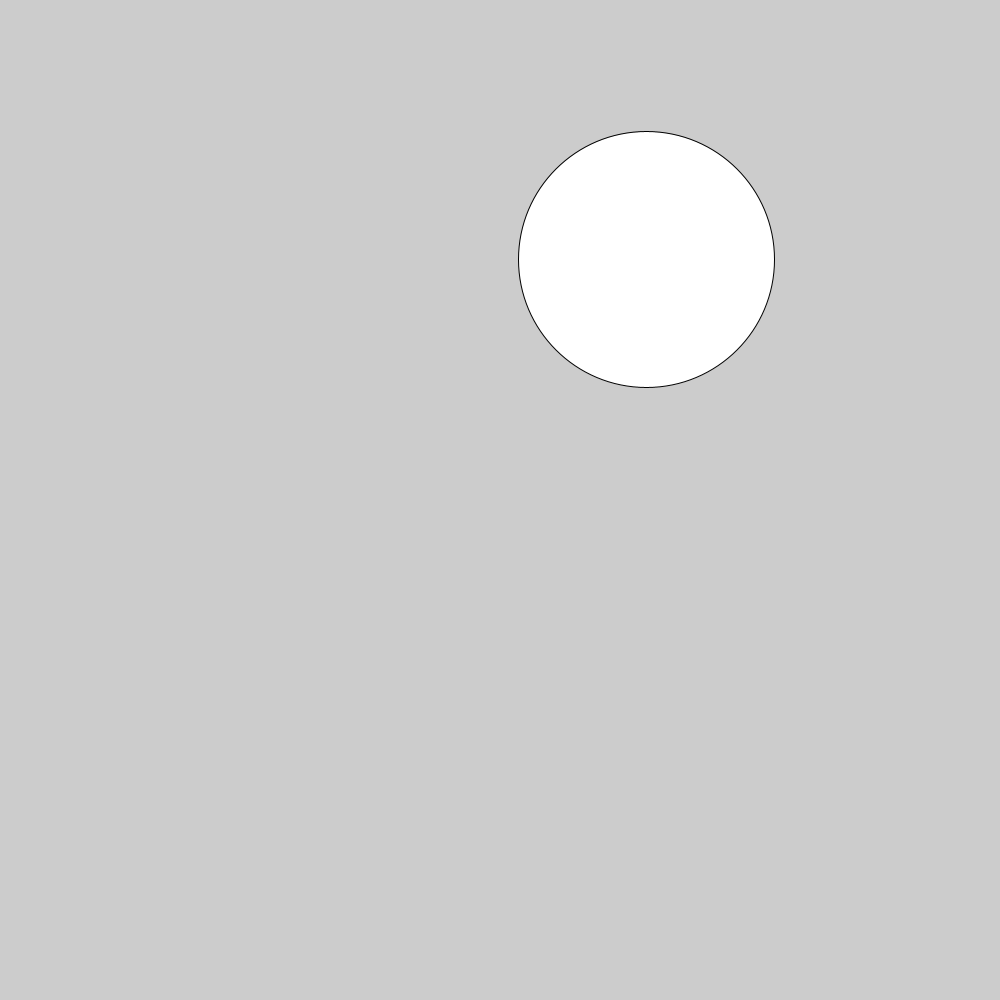
Frame 1 (no input)
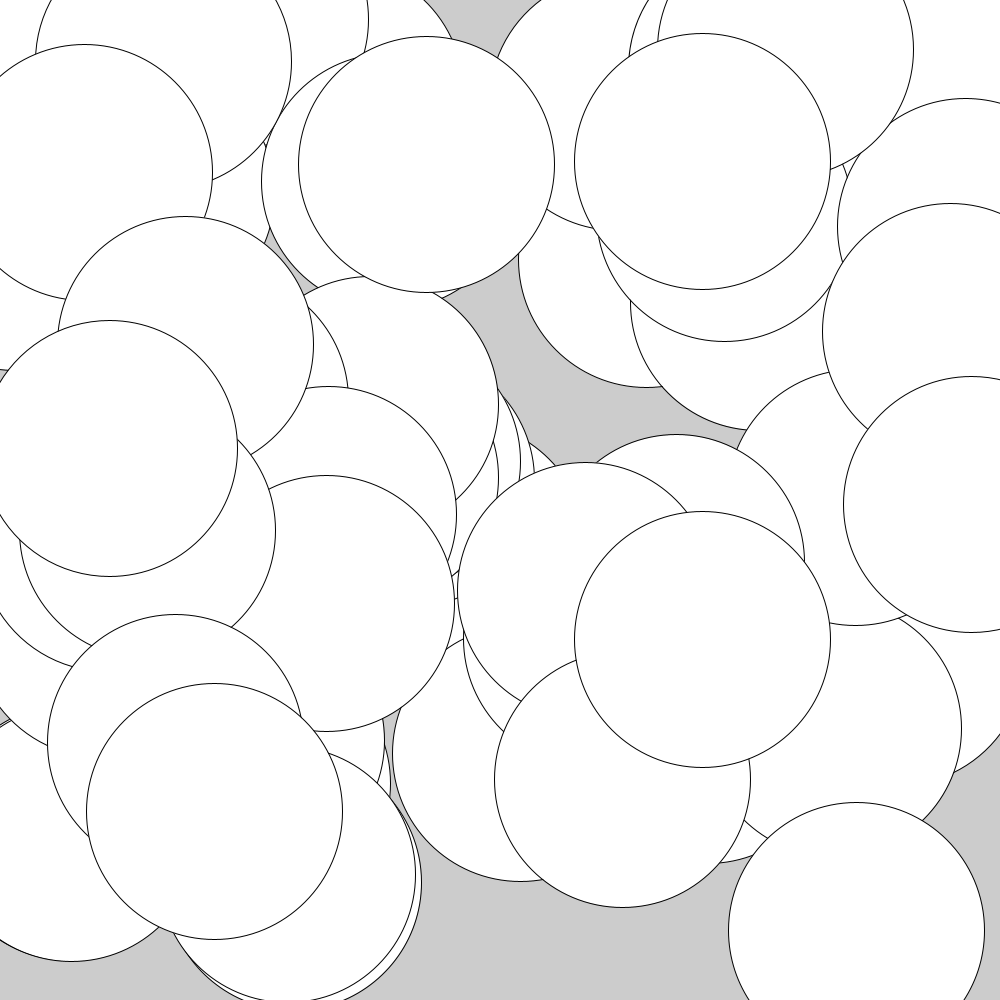
Frame 60 (the mouse pressed at the canvas centre just before this capture)
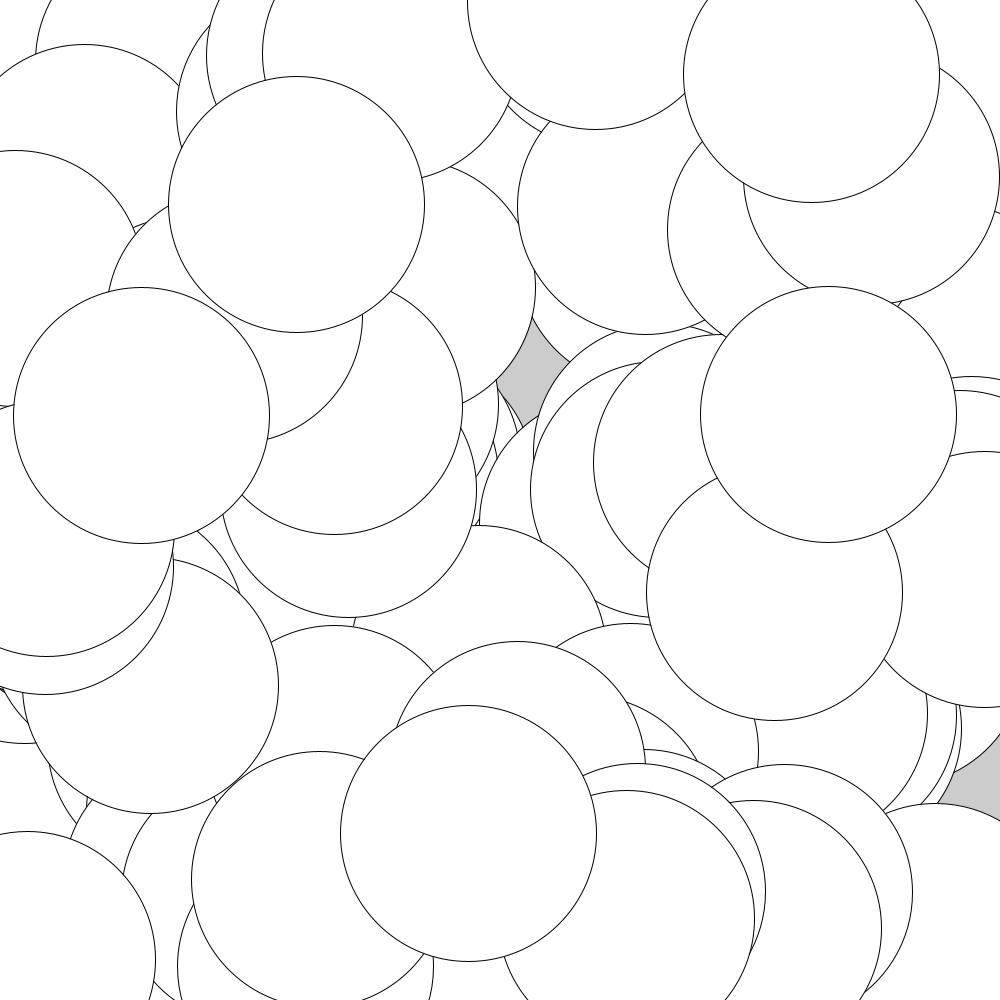
Frame 120 (the mouse held since frame 60 and released just before this capture)

The Processing sketch that drew these frames (run headless with seeded random() and noise(); from frame 60 on, the mouse is pressed at the canvas centre):

// Processing sketch: Mandagsopgave_2_2
// ── Mandagsopgave_2_2.pde
/* Opgave 2: Kald en metode og brug returværdien
Lav en program med en metode, som kan udregne kvadratet af et tal (tallet ganget med sig selv). Det nye tal (kvadratet) skal bruges til at bestemme størrelsen af en cirkel.
lav en metode public int numberSquared(int i). Metoden skal tage en int som parameter og returnere kvadratet af denne int (dvs. tallet gange med sig selv). Kalder man metoden med tallet 4 skal den altså 
returnere tallet 16.
kald metoden fra setup() og gem returværdien i en variabel.
tegn en cirkel og brug variablen til at angive størrelsen af cirklen.
brug en forløkke til at kalde metoden numberSquared(int i) flere gange og tegn cirkler med varierende størrelser. */


void setup() {
  size(1000,1000);

  
}

void draw() {
  int i;
 for(i = 0; i <= 15; i++);
  ellipse(random(1000),random(1000),numberSquared(i),numberSquared(i));
  
}



int numberSquared(int number) {
  return number*number;
}
  
  
  
